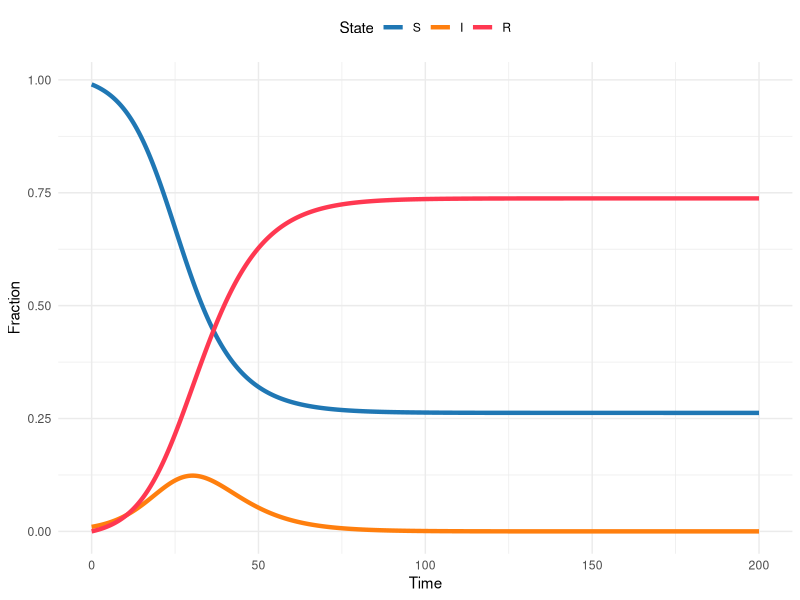
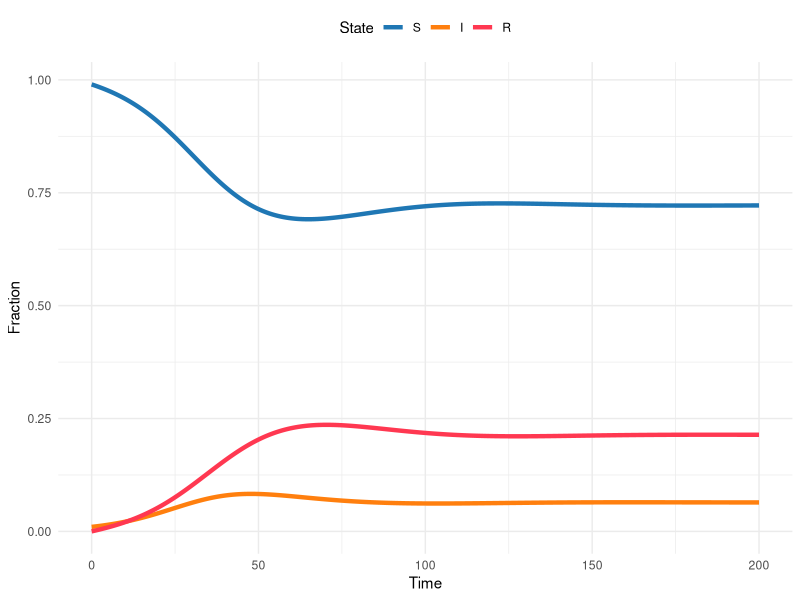

Here is the R script that generated these plots, in order:
## ---- chunk 1
#| echo: true
#| message: false
#| out-width: 100%
#| column: body
library(tidyverse)
library(deSolve)

theme_set(theme_minimal())

sir_model <- function(time, state, params, ...) {
  transmission <- params["transmission"]
  recovery <- 1 / params["duration"]

  S <- state["S"]
  I <- state["I"]
  R <- state["R"]

  dSdt <- -transmission * S * I
  dIdt <- (transmission * S * I) - (recovery * I)
  dRdt <- recovery * I

  return(list(c(dSdt, dIdt, dRdt)))
}

sir_params <- c(transmission = 0.3, duration = 6)
sir_init_states <- c(S = 0.99, I = 0.01, R = 0)
sim_times <- seq(0, 200, by = 0.1)

sir_sol <- deSolve::ode(
  y = sir_init_states,
  times = sim_times,
  func = sir_model,
  parms = sir_params
)

# Turn the output from the ODE solver into a tibble (dataframe)
# so we can manipulate and plot it easily
sir_sol_df <- as_tibble(sir_sol) %>%
  # Convert all columns to numeric (they are currently type
  # deSolve so will produce warnings when plotting etc)
  mutate(
    # Rather than repeatedly type the same function for every
    # column, use the across() function to apply the function
    # to a selection of columns
    across(
      # The cols argument takes a selection of columns to apply
      # a function to. Here, we want to apply the as.numeric()
      # function to all columns, so we use the function
      # everything() to select all columns.
      .cols = everything(),
      .fns = as.numeric
    )
  ) %>%
  # Convert the dataframe from wide to long format, so we have a
  # column for the time, a column for the state, and a column
  # for the proportion of the population in that state at that
  # time
  pivot_longer(
    # Don't pivot the time column
    cols = -time,
    names_to = "state",
    values_to = "proportion"
  ) %>%
  # Update the state column to be a factor, so the plot will
  # show the states in the correct order
  mutate(state = factor(state, levels = c("S", "I", "R")))

SIRcolors <- c(S = "#1f77b4", I = "#ff7f0e", R = "#FF3851")

ggplot(sir_sol_df, aes(x = time, y = proportion, color = state)) +
  geom_line(linewidth = 1.5) +
  scale_color_manual(values = SIRcolors) +
  labs(
    x = "Time",
    y = "Fraction",
    color = "State"
  ) +
  theme(legend.position = "top")
## ---- chunk 2
#| message: false
#| echo: false
#| out-width: 100%
#| column: body
sir_demog_model <- function(time, state, params, ...) {
  transmission <- params["transmission"]
  recovery <- 1 / params["duration"]
  birth_rate <- params["birth_rate"]

  S <- state["S"]
  I <- state["I"]
  R <- state["R"]

  dSdt <- -transmission * S * I + (birth_rate * (1 - S))
  dIdt <- (transmission * S * I) - (recovery * I) - (birth_rate * I)
  dRdt <- (recovery * I) - (birth_rate * R)

  return(list(c(dSdt, dIdt, dRdt)))
}

sir_demog_params <- c(sir_params, birth_rate = 0.05)

sir_demog_sol <- deSolve::ode(
  y = sir_init_states,
  times = sim_times,
  func = sir_demog_model,
  parms = sir_demog_params
)

sir_demog_sol_df <- as_tibble(sir_demog_sol) %>%
  mutate(
    across(
      everything(),
      as.numeric
    )
  ) %>%
  pivot_longer(
    cols = -time,
    names_to = "state",
    values_to = "proportion"
  ) %>%
  mutate(state = factor(state, levels = c("S", "I", "R")))

ggplot(sir_demog_sol_df, aes(x = time, y = proportion, color = state)) +
  geom_line(linewidth = 1.5) +
  scale_color_manual(values = SIRcolors) +
  labs(
    x = "Time",
    y = "Fraction",
    color = "State"
  ) +
  theme(legend.position = "top")
